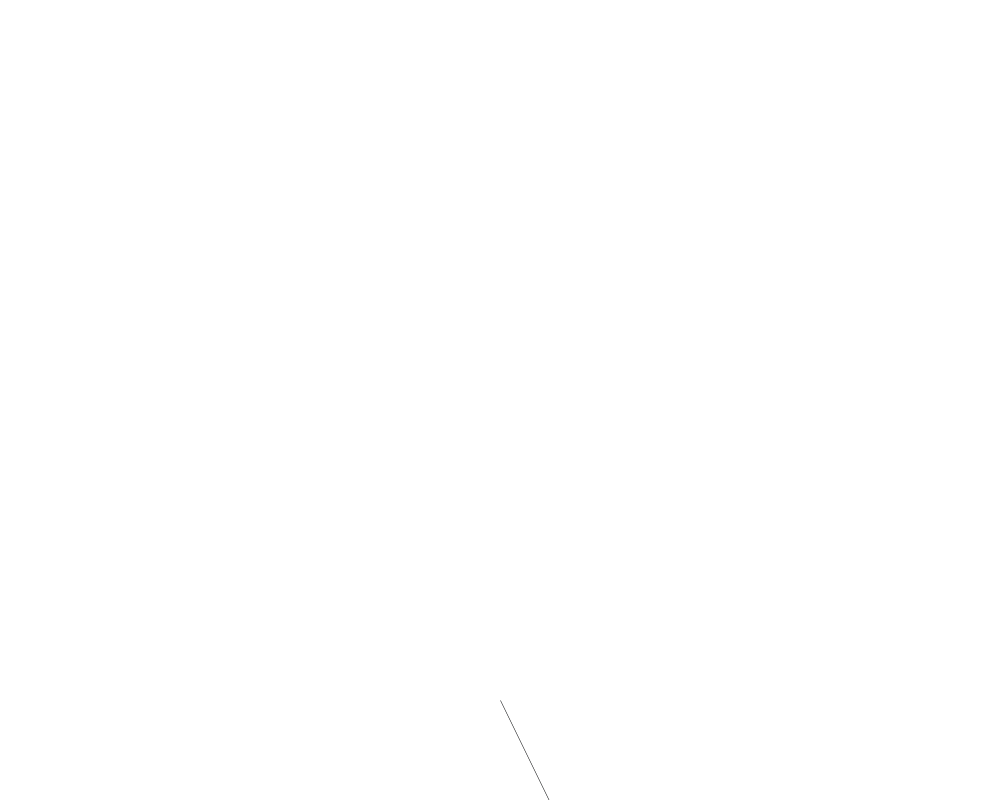
Frame 1 (no input)
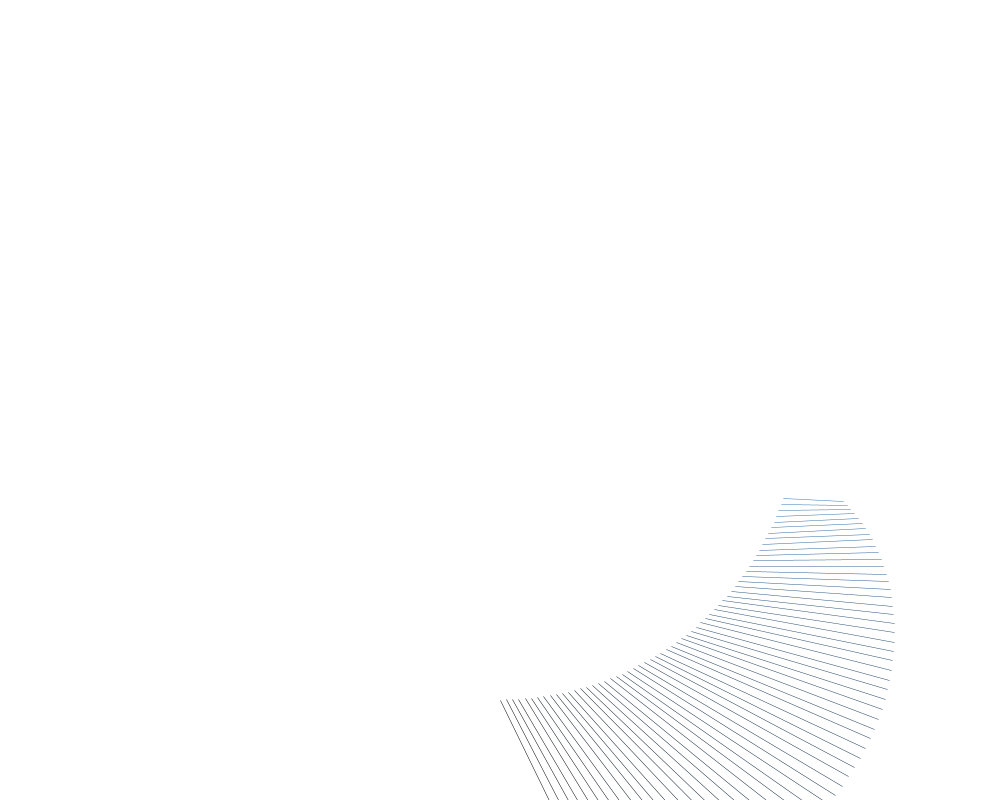
Frame 60 (the mouse pressed at the canvas centre just before this capture)
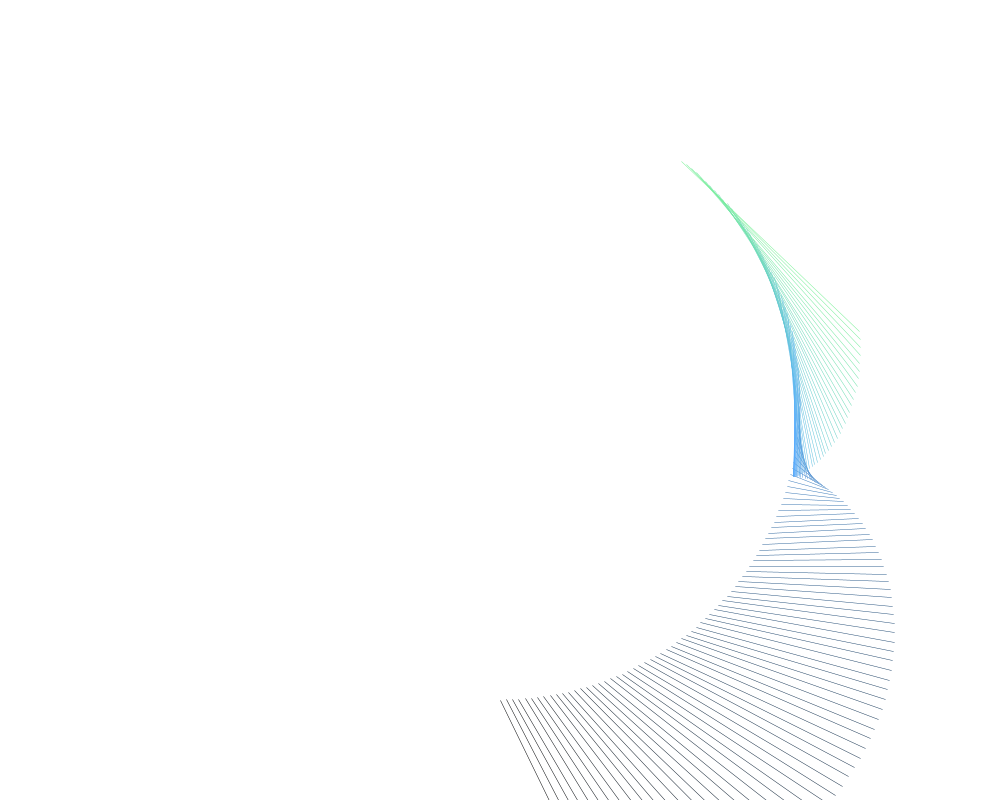
Frame 120 (the mouse held since frame 60 and released just before this capture)

The Processing sketch that drew these frames (run headless with seeded random() and noise(); from frame 60 on, the mouse is pressed at the canvas centre):

// Processing sketch: lines_star03
// ── lines_star03.pde
float x1,y1,x2,y2;

float a = 0;
float rad = 105;
float inc = TWO_PI/rad;

float a1 = 0;
float rad1 = 300;
float inc1 = TWO_PI/rad1;

float r=0;
float g=0;
float b=0;
float rinc = 1;
float ginc= 2;
float binc=3;

void setup(){
 size(1000,800); 
 background(255);
}

void draw(){
    
   
    x1 = sin(a1)*rad1+width/2;
    y1 = cos(a1)*rad1+height/2;
    x2 = x1+sin(a)*rad;
    y2 = y1+cos(a)*rad;
    
   
    
 // if(mousePressed == true){
    r += rinc;
    g += ginc;
    b += binc;
    if(r <=0 || r>=255){
      rinc = rinc*-1;
    }
      if(g <=0 || g>=255){
      ginc = ginc*-1;
    }
      if(b <=0 || b>=255){
      binc = binc*-1;
    }
    
    stroke(r,g,b);
    strokeWeight(0.5);
    line(x1,y1,x2+100,y2+100);
    
    a+=inc;
    a1+=inc1;
  
    
   // }
  
  
}
